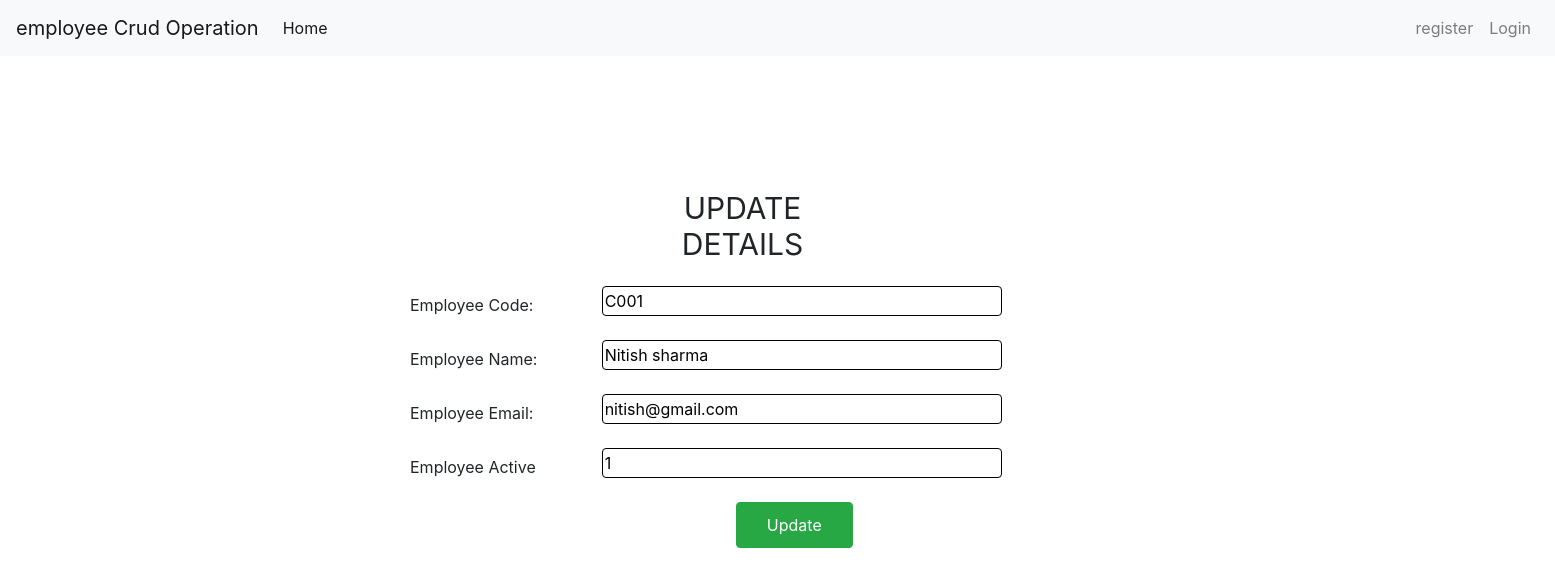
Screenshot of /edit/5 with the database file from the repository.
### employeeApp/models.py (models this page shows)
class Employee(models.Model):
    isActive = [
        ('1',"user Active"),
        ('0', "user offline")
    ]
    empcode = models.CharField(max_length=20)
    empname = models.CharField(max_length=50)
    empemail = models.EmailField()
    empactive = models.CharField(max_length=2, choices=isActive)

### employeeApp/views.py (the view)
# urls.py: path('edit/<int:id>', views.edit, name="edit"),
def edit(request, id):
    employee = Employee.objects.get(id=id)
    return render(request,'update.html',{'employee':employee})

### templates/update.html (shortened to what this page needs)
{% extends 'base.html' %}
{% block content %}
{% load static %}
<link rel="stylesheet" href="{% static 'css/update.css' %}"/>
<form method="POST" class="post-form" action="/update/{{employee.id}}">
<div class="container">
<br>
<div class="form-group row">
<label class="col-sm-1 col-form-label"></label>
<div class="col-sm-4">
<h3>Update Details</h3>
</div>
</div>
<div class="form-group row">
<label class="col-sm-2 col-form-label">Employee Code:</label>
<div class="col-sm-4">
    <input type="text" name="empcode" id="id_eid" required maxlength="20" value="{{ employee.empcode }}"/>
</div>
</div>
<div class="form-group row">
<label class="col-sm-2 col-form-label">Employee Name:</label>
<div class="col-sm-4">
    <input type="text" name="empname" id="id_ename" required maxlength="100" value="{{ employee.empname }}" />
</div>
</div>
<div class="form-group row">
<label class="col-sm-2 col-form-label">Employee Email:</label>
<div class="col-sm-4">
    <input type="email" name="empemail" id="id_eemail" required maxlength="254" value="{{ employee.empemail }}" />
</div>
</div>
<div class="form-group row">
<label class="col-sm-2 col-form-label">Employee Active</label>
<div class="col-sm-4">
    <input type="text" name="empactive" id="id_econtact" required maxlength="15" value="{{ employee.empactive }}" />
</div>
</div>
<div class="form-group row">
<label class="col-sm-1 col-form-label"></label>
<div class="col-sm-4">
<button type="submit" class="btn btn-success">Update</button>
</div>
</div>
</div>
</form>
{% endblock content %}

### static/css/update.css (style rules this page uses)
input { width: 400px; height: 30px; border: 1px solid; border-radius: 4px; }
.container { margin-left: 400px; margin-top: 100px; padding: 10px; }
h3 { text-align: center; margin-left: 120px; font-size: 30px; text-transform: uppercase; font-weight: 400; }
button.btn.btn-success { margin-left: 230px; padding: 10px 30px; text-align: center; }

### rows the page displays
Employee: empcode "C001", empname "Nitish sharma", empemail "nitish@gmail.com", empactive "1"
